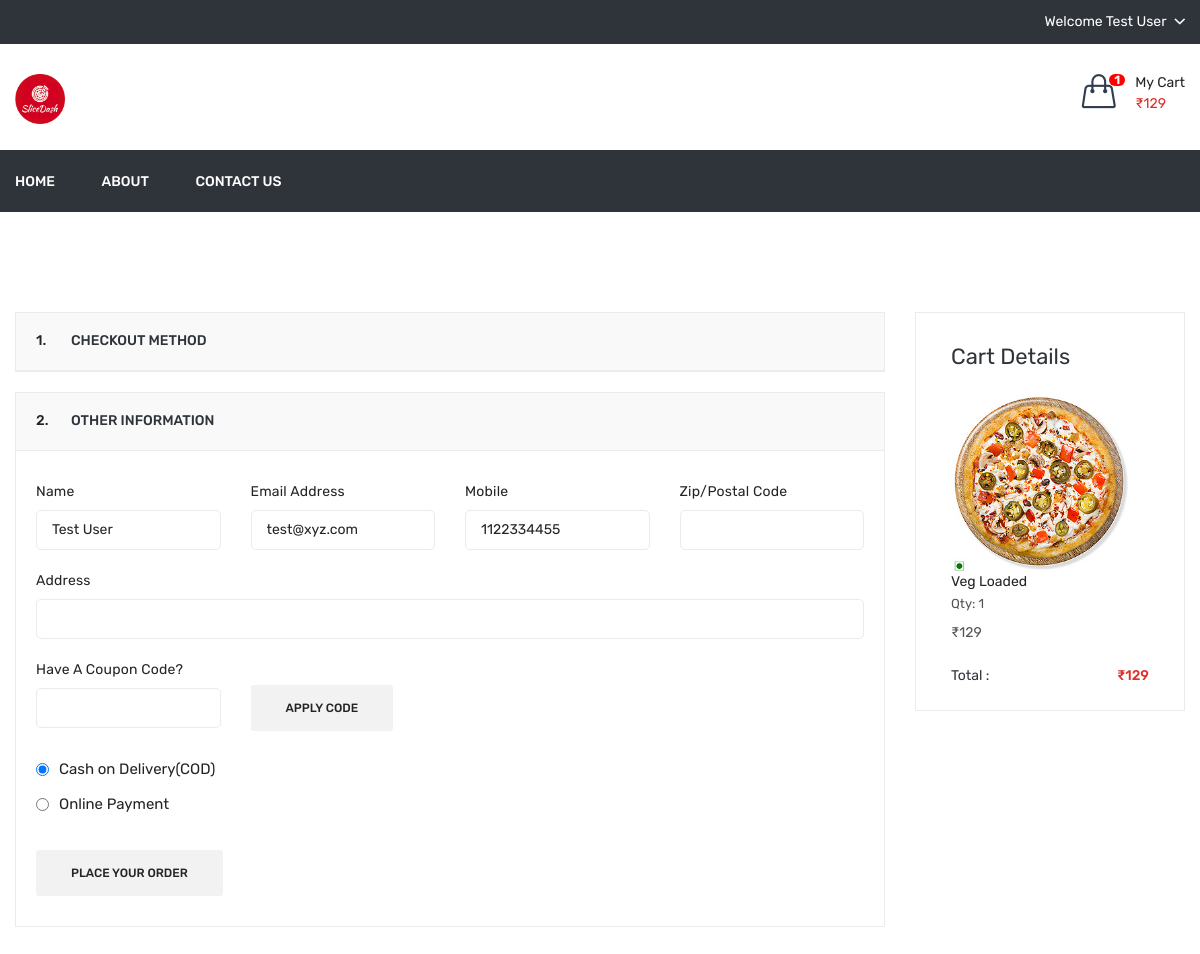
/checkout.php (signed in), run on the app's committed database.
### tables this page shows
CREATE TABLE `dish_cart` (
  `id` int(11) NOT NULL,
  `user_id` int(11) NOT NULL,
  `dish_detail_id` int(11) NOT NULL,
  `qty` int(11) NOT NULL,
  `added_on` datetime DEFAULT NULL
);

CREATE TABLE `user` (
  `id` int(11) NOT NULL,
  `name` varchar(50) NOT NULL,
  `email` varchar(50) NOT NULL,
  `mobile` varchar(15) NOT NULL,
  `password` varchar(100) NOT NULL,
  `status` int(1) NOT NULL,
  `added_on` datetime DEFAULT NULL
);

CREATE TABLE `dish_details` (
  `id` int(11) NOT NULL,
  `dish_id` int(11) NOT NULL,
  `attribute` varchar(100) NOT NULL,
  `price` int(11) NOT NULL,
  `status` int(11) NOT NULL,
  `added_on` datetime NOT NULL
);

CREATE TABLE `dish` (
  `id` int(11) NOT NULL,
  `category_id` int(11) NOT NULL,
  `dish` varchar(100) NOT NULL,
  `dish_detail` text NOT NULL,
  `image` varchar(100) NOT NULL,
  `type` enum('veg','non-veg') NOT NULL,
  `status` int(11) NOT NULL,
  `added_on` datetime NOT NULL,
  `taste` varchar(10) NOT NULL
);

### function.inc.php (called while the page is built, shortened)
    <?php
function getUserCart(){
	global $con;
	$arr=array();
	$id=$_SESSION['FOOD_USER_ID'];
	$res=mysqli_query($con,"select * from dish_cart where user_id='$id'");
	while($row=mysqli_fetch_assoc($res)){
		$arr[]=$row;
	}
	return $arr;
}
function getUserFullCart($attr_id=''){
	$cartArr=array();
	if(isset($_SESSION['FOOD_USER_ID'])){
		$getUserCart=getUserCart();
		$cartArr=array();
		foreach($getUserCart as $list){
			$cartArr[$list['dish_detail_id']]['qty']=$list['qty'];
			$getDishDetail=getDishDetailById($list['dish_detail_id']);
			$cartArr[$list['dish_detail_id']]['price']=$getDishDetail['price'];
			$cartArr[$list['dish_detail_id']]['dish']=$getDishDetail['dish'];
			$cartArr[$list['dish_detail_id']]['image']=$getDishDetail['image'];
		}
	}
	if($attr_id!=''){
		return $cartArr[$attr_id]['qty'];
	}else{
		return $cartArr;
	}
}
function getDishDetailById($id){
	global $con;
	$res=mysqli_query($con,"select dish.dish,dish.image,dish_details.price from dish_details,dish where dish_details.id='$id' and dish.id=dish_details.dish_id");
	$row=mysqli_fetch_assoc($res);
	return $row;
}
function getUserDetailsByid(){
	global $con;
	$data['name']='';
	$data['email']='';
	$data['mobile']='';
	if(isset($_SESSION['FOOD_USER_ID'])){
	$uid = $_SESSION['FOOD_USER_ID'];
	$row=mysqli_fetch_assoc(mysqli_query($con,"select * from user where id='$uid'"));
	$data['name']=$row['name'];
	$data['email']=$row['email'];
	$data['mobile']=$row['mobile'];
	}
	return $data;
}
?>

### checkout.php (the view, shortened to what this page needs)
<?php
include ("header.php");
$cartArr=getUserFullCart();
if(isset($_SESSION['FOOD_USER_ID'])){
	$final_show='show';
	$final_box_id='payment-2';
}else{
	$is_show='show';
	$box_id='payment-1';
	$final_show='';
	$final_box_id='';
}
$userArr=getUserDetailsByid();
?>
<div class="checkout-area pb-80 pt-100">
            <div class="container">
                <div class="row">
                    <div class="col-lg-9">
                        <div class="checkout-wrapper">
                            <div id="faq" class="panel-group">
                                <div class="panel panel-default">
                                    <div class="panel-heading">
                                        <h5 class="panel-title"><span>1.</span> <a data-toggle="collapse" data-parent="#faq" href="#payment-1">Checkout method</a></h5>
                                    </div>
                                </div>
                                <div class="panel panel-default">
                                    <div class="panel-heading">
                                        <h5 class="panel-title"><span>2.</span> <a data-toggle="collapse" data-parent="#faq" href="#payment-2">Other information</a></h5>
                                    </div>
                                    <div id="<?php echo $final_box_id?>" class="panel-collapse collapse <?php echo $final_show?>">
                                        <div class="panel-body">
											<form method="post">
												<div class="billing-information-wrapper">
													<div class="row">
														<div class="col-lg-3 col-md-6">
															<div class="billing-info">
																<label>Name</label>
																<input type="text" name="checkout_name" required value="<?php echo $userArr['name']?>">
															</div>
														</div>
														<div class="col-lg-3 col-md-6">
															<div class="billing-info">
																<label>Email Address</label>
																<input type="email"  name="checkout_email" required value="<?php echo $userArr['email']?>">
															</div>
														</div>
														<div class="col-lg-3 col-md-6">
															<div class="billing-info">
																<label>Mobile</label>
																<input type="number"  name="checkout_mobile"
                                                                oninput="javascript: if (this.value.length > this.maxLength) this.value = this.value.slice(0, this.maxLength);"
                                                            maxlength = "10"
                                                                required value="<?php echo $userArr['mobile']?>">
															</div>
														</div>
														<div class="col-lg-3 col-md-6">
															<div class="billing-info">
																<label>Zip/Postal Code</label>
																<input type="number"  name="checkout_zip" required
                                                                oninput="javascript: if (this.value.length > this.maxLength) this.value = this.value.slice(0, this.maxLength);"
                                                            maxlength = "6"
                                                                >
															</div>
														</div>
														<div class="col-lg-12 col-md-12">
															<div class="billing-info">
																<label>Address</label>
																<input type="text"  name="checkout_address" required>
															</div>
														</div>
														<div class="col-lg-3 col-md-4">
															<div class="billing-info">
																<label>Have a Coupon Code?</label>
																<input type="text"  name="coupon_code" id="coupon_code">
															</div>
														</div>
														<div class="col-lg-3 col-md-12">
														<div class="billing-back-btn">
														<div class="billing-btn">
															<button type="button" name="place_order" onclick="apply_coupon()">Apply Code</button>
														</div>
													</div>
														</div>
													</div>
													<div class="ship-wrapper">
														<div class="single-ship">
															<input type="radio" name="payment_type" value="cod" checked="checked">
															<label>Cash on Delivery(COD)</label>
														</div>
														<div class="single-ship">
															<input type="radio" name="payment_type" value="online">
															<label>Online Payment</label>
														</div>
													</div>
													<div class="billing-back-btn">
														<div class="billing-btn">
															<button type="submit" id="place_order" name="place_order">Place Your Order</button>
														</div>
													</div>
												</div>
											</form>
                                        </div>
                                    </div>
                                </div>
						   </div>
                        </div>
                    </div>
                    <div class="col-lg-3">
                        <div class="checkout-progress">
                            <div class="shopping-cart-content-box">
								<h4 class="checkout_title">Cart Details</h4>
								<ul>
									<?php foreach($cartArr as $key=>$list){ ?>
									<li class="single-shopping-cart">
										<div class="shopping-cart-img">
											<a href="#"><img alt="" src="<?php echo SITE_DISH_IMAGE.$list['image']?>"></a>
										</div>
										<div class="shopping-cart-title">
											<h4><a href="#"><?php echo $list['dish']?> </a></h4>
											<h6>Qty: <?php echo $list['qty']?></h6>
											<span><?php echo
														'₹'.$list['qty']*$list['price'];?></span>
										</div>
									</li>
									<?php } ?>
								</ul>
								<div class="shopping-cart-total">
									<h4>Total : <span class="shop-total"><?php echo '₹'.$totalPrice?></span></h4>
								</div>
							</div>
                        </div>
                    </div>
                </div>
            </div>
        </div>
<?php
include("footer.php");
?>

### header.php (shortened to what this page needs)
<?php
include 'function.inc.php';
$cartArr=getUserFullCart();
$totalCartDish=count($cartArr);
$totalPrice=0;
foreach($cartArr as $list){
    $totalPrice=$totalPrice+($list['qty']*$list['price']);
}
?>
<!doctype html>
<html class="no-js" lang="zxx">
<head>
        <link rel="stylesheet" href="assets/css/bootstrap.min.css">
        <link rel="stylesheet" href="assets/css/animate.css">
        <link rel="stylesheet" href="assets/css/owl.carousel.min.css">
        <link rel="stylesheet" href="assets/css/slick.css">
        <link rel="stylesheet" href="assets/css/chosen.min.css">
        <link rel="stylesheet" href="assets/css/ionicons.min.css">
        <link rel="stylesheet" href="assets/css/font-awesome.min.css">
        <link rel="stylesheet" href="assets/css/simple-line-icons.css">
        <link rel="stylesheet" href="assets/css/jquery-ui.css">
        <link rel="stylesheet" href="assets/css/meanmenu.min.css">
        <link rel="stylesheet" href="assets/css/style.css">
        <link rel="stylesheet" href="assets/css/responsive.css">
    </head>
    <body>
        <header class="header-area">
            <div class="header-top black-bg">
                <div class="container">
                    <div class="row">
                        <div class="col-lg-4 col-md-4 col-12 col-sm-4">
                        </div>
                        <div class="col-lg-8 col-md-8 col-12 col-sm-8">
                            <div class="account-curr-lang-wrap f-right">
                                                <?php
                                                if(isset($_SESSION['FOOD_USER_NAME'])){
                                                    ?>
                                        <ul>
                                    <li class="top-hover"><a href="#"><?php echo "Welcome <span id='user_top_name'>".$_SESSION['FOOD_USER_NAME']?></span><i class="ion-chevron-down"></i></a>
                                    </li>
                                </ul>
                                <?php } ?>
                            </div>
                        </div>
                    </div>
                </div>
            </div>
            <div class="header-middle">
                <div class="container">
                    <div class="row">
                        <div class="col-lg-3 col-md-4 col-12 col-sm-4">
                            <div class="logo">
                                <a href="shop">
                                    <img alt="" src="assets/img/logo/slice_main.png" height="50px">
                                </a>
                            </div>
                        </div>
                        <div class="col-lg-9 col-md-8 col-12 col-sm-8">
                            <div class="header-middle-right f-right">
                                <div class="header-wishlist">
                                </div>
                                <div>
                                    <a href="cart">
                                        <div class="header-icon-style">
                                            <i class="icon-handbag icons"></i>
                                            <span class='badge badge-warning' id='totalCartDish'><?php echo $totalCartDish?></span>
                                        </div>
                                        <div class="cart-text">
                                            <span class="digit">My Cart</span><br>
                                            <span class="cart-digit-bold" id="totalPrice">
                                            <?php
                                            if($totalPrice!=0){
                                            echo '₹'.$totalPrice;
                                            }?>  </span>
                                        </div>
                                        </a>
							    </div>
                            </div>
                        </div>
                    </div>
                </div>
            </div>
            <div class="header-bottom transparent-bar black-bg">
                <div class="container">
                    <div class="row">
                        <div class="col-lg-12 col-md-12 col-12">
                            <div class="main-menu">
                                <nav>
                                    <ul>
                                        <li><a href="shop">Home</a></li>
                                        <li><a href="about-us">About</a></li>
                                        <li><a href="contact-us">Contact us</a></li>
                                    </ul>
                                </nav>
                            </div>
                        </div>
                    </div>
                </div>
            </div>
        </header>

### data on the page
dish_cart: dish_detail "1"
user: checkout_name "Test User", checkout_email "test@xyz.com", checkout_mobile "1122334455"
dish_details: dish.image (picture), dish.dish "Veg Loaded", qty "1", $list['qty']*$list['price'] "129"

### other printed values
$_SESSION['FOOD_USER_NAME'] "Test User"
$totalPrice "129"
